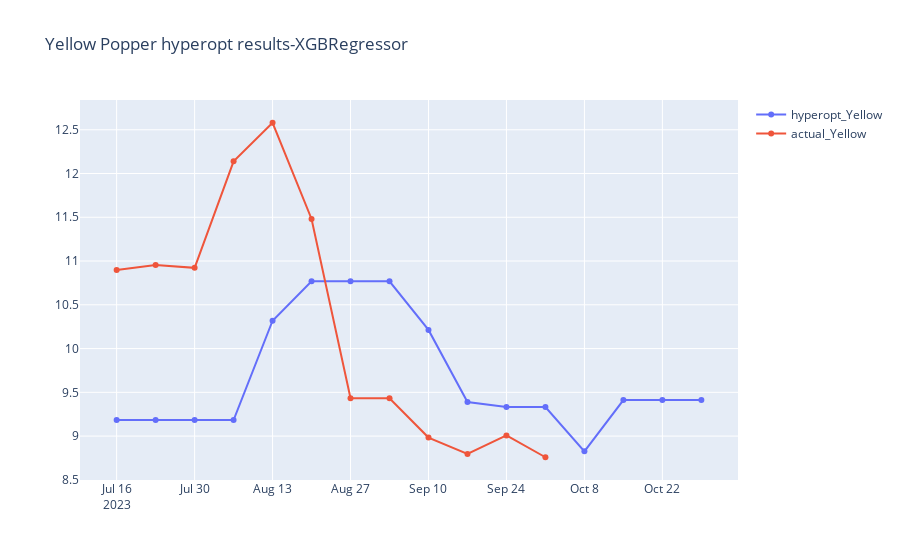

Notebook cell for this chart:
### Code cell
trace1=go.Line(x=outcome_all.index,y=outcome_all[0],name="hyperopt_Yellow")
trace2=go.Line(x=df_yellow.index[-16:-4],y=df_yellow[-16:-4]['price'],name="actual_Yellow")
data=[trace1,trace2]
layout=dict(title='Yellow Popper hyperopt results-XGBRegressor')
fig=dict(data=data,layout=layout)
fig = go.Figure(dict(data=data, layout=layout))
iplot(fig,filename="Yellow XGBRegressor hyperopt")
fig.write_html(r"C:\Users\Omar\Intern_Final_Project\Visualization\Yellow_XGBRegressor_hyperopt.html")

### Figure 1 — Plotly figure (JSON) as saved in the notebook; plotly's stock layout.template omitted (floating-point values rounded to 4 significant figures)
{"data": [{"name": "hyperopt_Yellow", "type": "scatter", "x": ["2023-07-16T00:00:00", "2023-07-23T00:00:00", "2023-07-30T00:00:00", "2023-08-06T00:00:00", "2023-08-13T00:00:00", "2023-08-20T00:00:00", "2023-08-27T00:00:00", "2023-09-03T00:00:00", "2023-09-10T00:00:00", "2023-09-17T00:00:00", "2023-09-24T00:00:00", "2023-10-01T00:00:00", "2023-10-08T00:00:00", "2023-10-15T00:00:00", "2023-10-22T00:00:00", "2023-10-29T00:00:00"], "y": [9.183, 9.183, 9.183, 9.183, 10.32, 10.77, 10.77, 10.77, 10.21, 9.389, 9.333, 9.333, 8.826, 9.412, 9.412, 9.412]}, {"name": "actual_Yellow", "type": "scatter", "x": ["2023-07-16T00:00:00", "2023-07-23T00:00:00", "2023-07-30T00:00:00", "2023-08-06T00:00:00", "2023-08-13T00:00:00", "2023-08-20T00:00:00", "2023-08-27T00:00:00", "2023-09-03T00:00:00", "2023-09-10T00:00:00", "2023-09-17T00:00:00", "2023-09-24T00:00:00", "2023-10-01T00:00:00"], "y": [10.9, 10.95, 10.92, 12.14, 12.58, 11.48, 9.433, 9.433, 8.983, 8.796, 9.008, 8.758]}], "layout": {"title": {"text": "Yellow Popper hyperopt results-XGBRegressor"}}}
